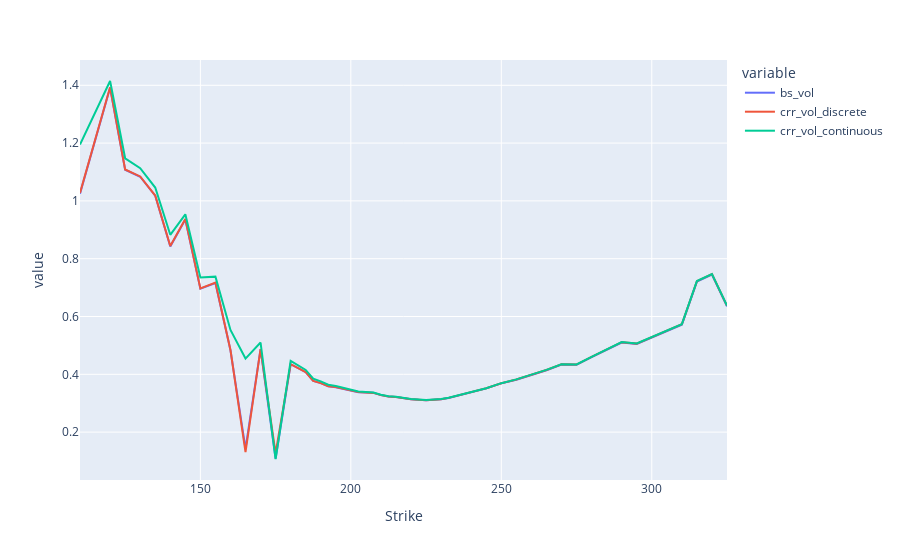

The notebook cell this image was saved under:
### Code cell
'crr_vol_discrete', 'crr_vol_continuous'
aapl_chain[(aapl_chain.Expiration=='2025-08-01')&
           ((aapl_chain.Right=='C'))].sort_values('Strike').head(60)\
           .plot(x='Strike', y=['bs_vol',
                                'crr_vol_discrete', 
                                'crr_vol_continuous'], kind='line')
